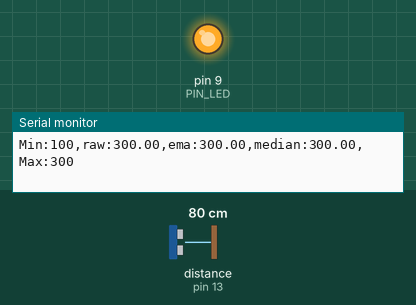
Simulated run of this sketch. Board: Arduino Uno, built with avr-gcc and run on an emulated ATmega328P. On the bench: output pins drawn as LEDs (lit = HIGH), the last lines printed to the serial monitor. Wiring (inferred from the names in the program): ultrasonic range finder: trigger pin 12; echo pin 13. The test bench sets the inputs (shaded band); at power-on: distance to the obstacle (sensor on pin 13) 80 cm. The echo pulse lasts 58.3 µs per cm; pins used as bus, display or sensor lines are not drawn.

Above: at 1.2 s.
1.3 s: distance to the obstacle (sensor on pin 13) set to 18 cm
At 1.7 s:
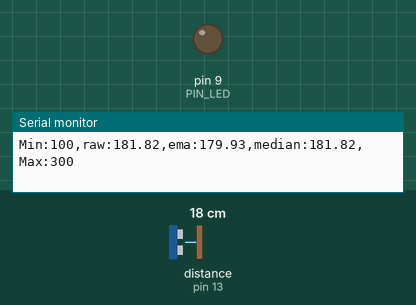
2.8 s: distance to the obstacle (sensor on pin 13) set to 2 cm
At 4.0 s:
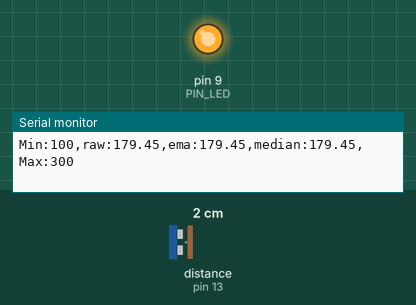
Timing chart, 0 to 5.8 s (numbered marks = the images above; inputs shaded):
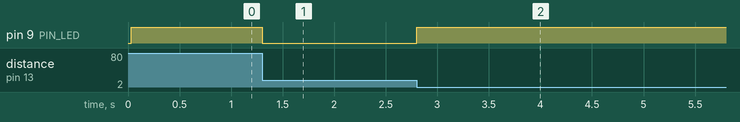

Measured:
- after the input at 1.3 s, pin 9 (PIN_LED): HIGH → LOW at once
- after the input at 2.8 s, pin 9 (PIN_LED): LOW → HIGH at once

The sketch:

09_edit_median_filter.ino
```cpp
// Arduino pin assignment
#define PIN_LED  9
#define PIN_TRIG 12
#define PIN_ECHO 13

// configurable parameters
#define SND_VEL 346.0     // sound velocity at 24 celsius degree (unit: m/sec)
#define INTERVAL 25       // sampling interval (unit: msec)
#define PULSE_DURATION 10 // ultra-sound Pulse Duration (unit: usec)
#define _DIST_MIN 100     // minimum distance to be measured (unit: mm)
#define _DIST_MAX 300     // maximum distance to be measured (unit: mm)

#define TIMEOUT ((INTERVAL / 2) * 1000.0) // maximum echo waiting time (unit: usec)
#define SCALE (0.001 * 0.5 * SND_VEL)     // coefficent to convert duration to distance

#define _EMA_ALPHA 0.3    // EMA weight of new sample (range: 0 to 1)
                          // Setting EMA to 1 effectively disables EMA filter.
#define N 30               //median filter sample number

// global variables
unsigned long last_sampling_time;   // unit: msec
float dist_prev = _DIST_MAX;        // Distance last-measured
float dist_ema;                     // EMA distance
float dist_array[N];
int index = 0;

void setup() {
  // initialize GPIO pins
  pinMode(PIN_LED,OUTPUT);
  pinMode(PIN_TRIG,OUTPUT);
  pinMode(PIN_ECHO,INPUT);
  digitalWrite(PIN_TRIG, LOW);

  // initialize serial port
  Serial.begin(57600);

  for (int i = 0; i < N; i++) {
    dist_array[i] = _DIST_MAX;
  }

}

void loop() {
  float dist_raw;

  // wait until next sampling time.
  // millis() returns the number of milliseconds since the program started.
  //    will overflow after 50 days.
  if (millis() < last_sampling_time + INTERVAL)
    return;

  // get a distance reading from the USS
  dist_raw = USS_measure(PIN_TRIG,PIN_ECHO);

  if ((dist_raw == 0.0) || (dist_raw > _DIST_MAX)) {
      dist_raw = dist_prev;
      digitalWrite(PIN_LED, 1);       // LED OFF
  } else if (dist_raw < _DIST_MIN) {
      dist_raw = dist_prev;
      digitalWrite(PIN_LED, 1);       // LED OFF
  } else {    // In desired Range
      digitalWrite(PIN_LED, 0);       // LED ON
  }

  // Modify the below line to implement the EMA equation
  dist_ema = _EMA_ALPHA * dist_raw + (1 - _EMA_ALPHA) * dist_prev;
  dist_prev = dist_ema;

  dist_array[index] = dist_raw;
  index = (index + 1) % N;
  float dist_median = median_filter(dist_array, N);

  // output the distance to the serial port
  Serial.print("Min:");   Serial.print(_DIST_MIN);
  Serial.print(",raw:");  Serial.print(dist_raw);
  Serial.print(",ema:");  Serial.print(dist_ema);
  Serial.print(",median:");Serial.print(dist_median);
  Serial.print(",Max:");  Serial.print(_DIST_MAX);
  Serial.println("");

  // update last sampling time
  last_sampling_time += INTERVAL;
}

// get a distance reading from USS. return value is in millimeter.
float USS_measure(int TRIG, int ECHO)
{
  digitalWrite(TRIG, HIGH);
  delayMicroseconds(PULSE_DURATION);
  digitalWrite(TRIG, LOW);

  return pulseIn(ECHO, HIGH, TIMEOUT) * SCALE; // unit: mm
}

float median_filter(float samples[], int size) {
  float filtered[size];
  for (int i = 0; i < size; i++) {
    filtered[i] = samples[i];
  }

  for (int i = 0; i < size - 1; i++) {
    for (int j = i + 1; j < size; j++) {
      if (filtered[i] > filtered[j]) {
        float temp = filtered[i];
        filtered[i] = filtered[j];
        filtered[j] = temp;
      }
    }
  }
   if (size % 2 == 1) {
    return filtered[size / 2];
  } else {
    return (filtered[size / 2 - 1] + filtered[size / 2]) / 2.0;
  }

  }
```
